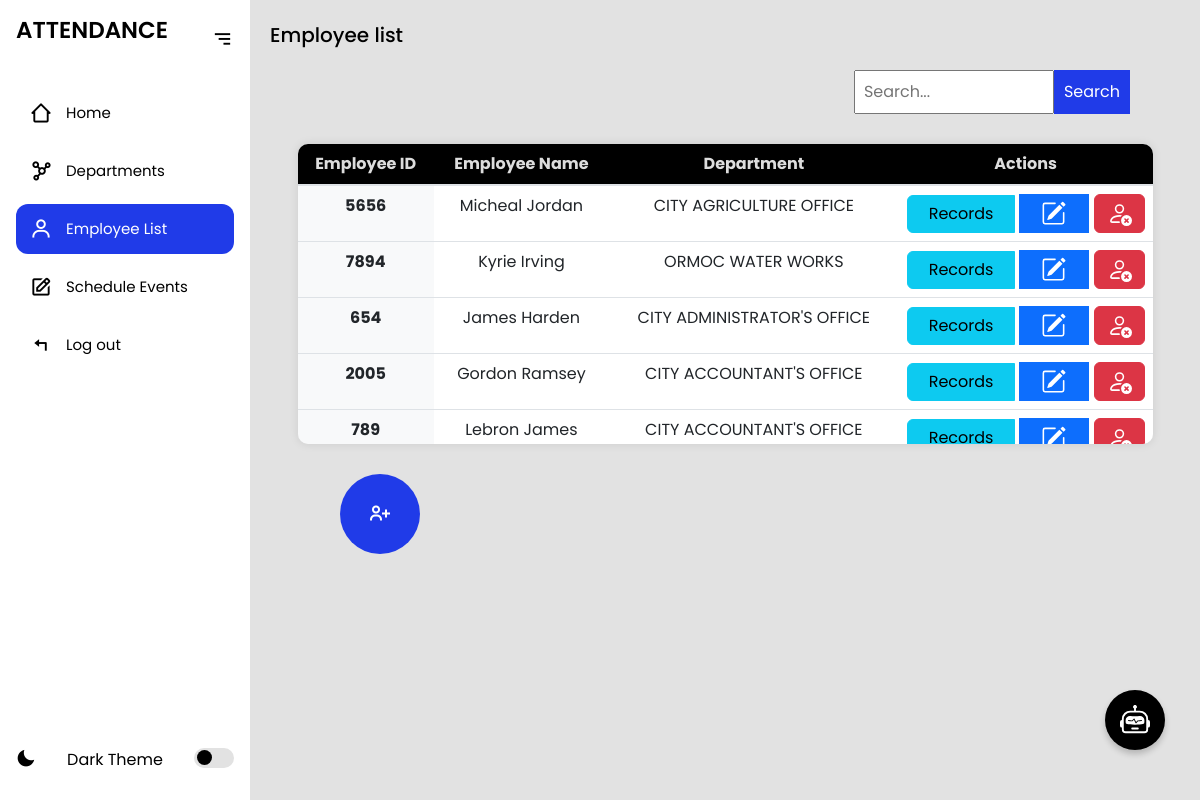
The app's page /employeelist/ (signed in), older data.
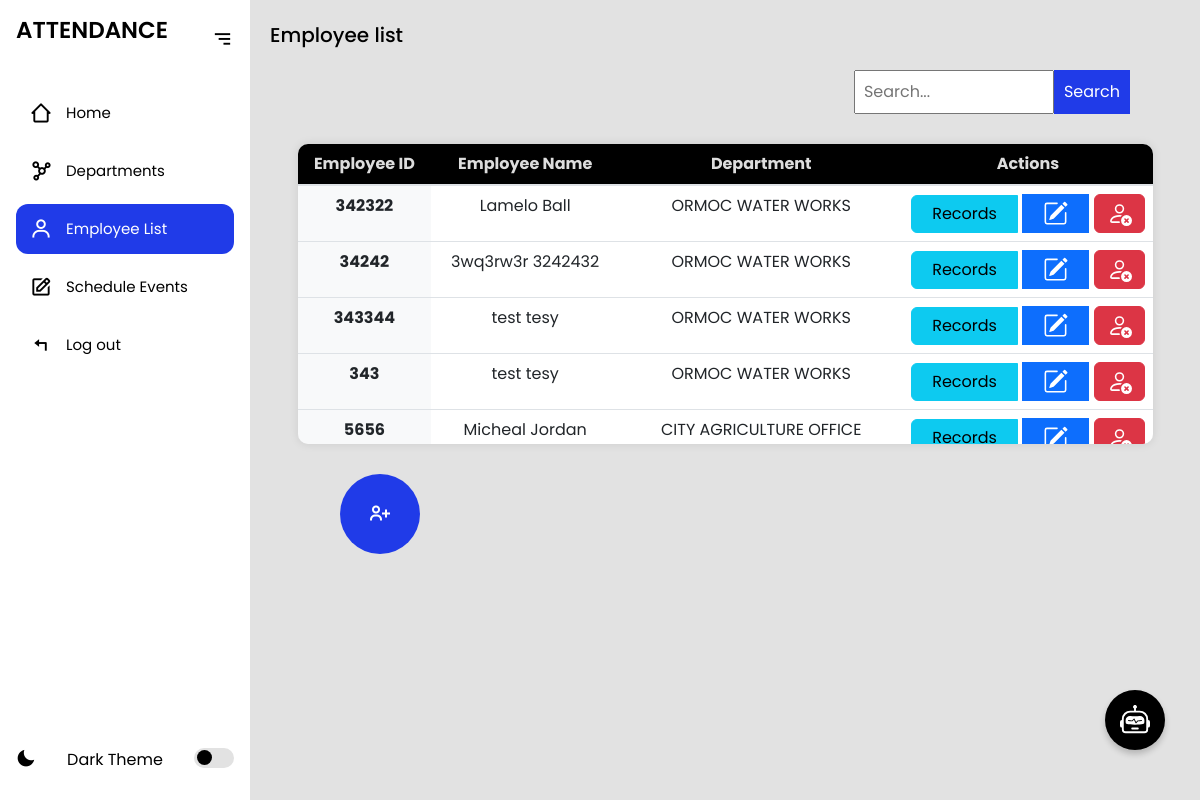
The same page, newer data.
### myapp/models.py (models this page shows, shortened)
class Employee(models.Model):
    employee_id = models.CharField(max_length=100, unique=True)
    first_name = models.CharField(max_length=120)
    last_name = models.CharField(max_length=120)
    username = models.CharField(max_length=100, unique=True, default='defaultuser')
    password = models.CharField(max_length=128, default='defaultpassword')
    department_name = models.ForeignKey(Department, on_delete=models.CASCADE, related_name='employees')
    updated = models.DateTimeField(auto_now=True)
    created = models.DateTimeField(auto_now_add=True)
    class Meta:
        ordering = ['-updated', '-created']

class Department(models.Model):
    name = models.CharField(max_length=100)
    def __str__(self):
        return self.name

### myapp/views.py (the view, shortened to what this page needs)
# urls.py: path('employeelist/', views.employeelist, name='employeelist'),
@login_required
def employeelist(request):
    search_query = request.GET.get('search', '')
    if search_query:
        employees = Employee.objects.filter(
            Q(employee_id__icontains=search_query) |
            Q(first_name__icontains=search_query) |
            Q(last_name__icontains=search_query) |
            Q(department_name__name__icontains=search_query)
        )
    else:
        employees = Employee.objects.all()
    departments = Department.objects.all()  # Fetch departments here
    context = {
        "employees": employees,
        "departments": departments
    }
    return render(request, 'employeelist.html', context)

### myapp/templates/employeelist.html (shortened to what this page needs)
{% extends 'index.html' %}
{% block content %}
<section class="home">
    <p>Employee list</p>
<form method="GET" action="{% url 'employeelist' %}" class="search-parent">
  <input type="search" name="search" placeholder="Search..." class="search" value="{{ request.GET.search }}" />
  <button type="submit">Search</button>
</form>
<div class="table-container">
    <table class="table">
        <thead>
            <tr>
                <th scope="col">Employee ID</th>
                <th scope="col">Employee Name</th>
                <th scope="col">Department</th>
                <th scope="col">Actions</th>
            </tr>
        </thead>
        <tbody>
            {% for employee in employees %}
            <tr>
                <th scope="row">{{ employee.employee_id }}</th>
                <td>{{ employee.first_name }} {{ employee.last_name }}</td>
                <td>{{ employee.department_name }}</td>
                <td>
                    <div class="btn-group" style="display: flex; flex-direction: row; align-items: center; gap: 5px;  ">
                        <a class="btn btn-info" href="{% url 'view_employee' employee.employee_id %}">Records</a>
                        <a class="btn btn-primary" data-bs-toggle="modal" data-bs-target="#editEmployeeModal{{ employee.id }}" role="button">
                        </a>
                        <form action="{% url 'delete_employee' employee.id %}" method="POST">
                            <button type="button" class="btn btn-danger" data-bs-toggle="modal" data-bs-target="#deleteModal-{{ employee.id }}">
                            </button>
                        </form>
                    </div>
                </td>
            </tr>
            {% empty %}
            <tr>
                <td colspan="6">Employee doesnt exist</td>
            </tr>
            {% endfor %}
        </tbody>
    </table>
</div>
<div class='add-emp'
style="
    display: flex;
    align-items: center;
    justify-content: start;
    margin-left: 90px;
    ">
<button title="Add new employee" type="button"
class="bx bx-user-plus"
data-bs-toggle="modal"
data-bs-target="#signupModal"
style="
    width: 80px;
    height: 80px;
    border-radius: 50%;
    font-size: 24px;
    display: flex;
    align-items: center;
    justify-content: center;
    color: white;
    border: none;
    cursor: pointer;
    ">
</button>
</div>
</section>
{% endblock %}

Row changes from the older to the newer data that the page shows:
no longer on this page (row unchanged): Employee: employee_id "7894", first_name "Kyrie", last_name "Irving", department_name "ORMOC WATER WORKS"
no longer on this page (row unchanged): Employee: employee_id "654", first_name "James", last_name "Harden", department_name "CITY ADMINISTRATOR'S OFFICE"
no longer on this page (row unchanged): Employee: employee_id "2005", first_name "Gordon", last_name "Ramsey", department_name "CITY ACCOUNTANT'S OFFICE"
no longer on this page (row unchanged): Employee: employee_id "789", first_name "Lebron", last_name "James", department_name "CITY ACCOUNTANT'S OFFICE"
added Employee: employee_id "342322", first_name "Lamelo", last_name "Ball", department_name "ORMOC WATER WORKS"
added Employee: employee_id "34242", first_name "3wq3rw3r", last_name "3242432", department_name "ORMOC WATER WORKS"
added Employee: employee_id "343344", first_name "test", last_name "tesy", department_name "ORMOC WATER WORKS"
added Employee: employee_id "343", first_name "test", last_name "tesy", department_name "ORMOC WATER WORKS"
